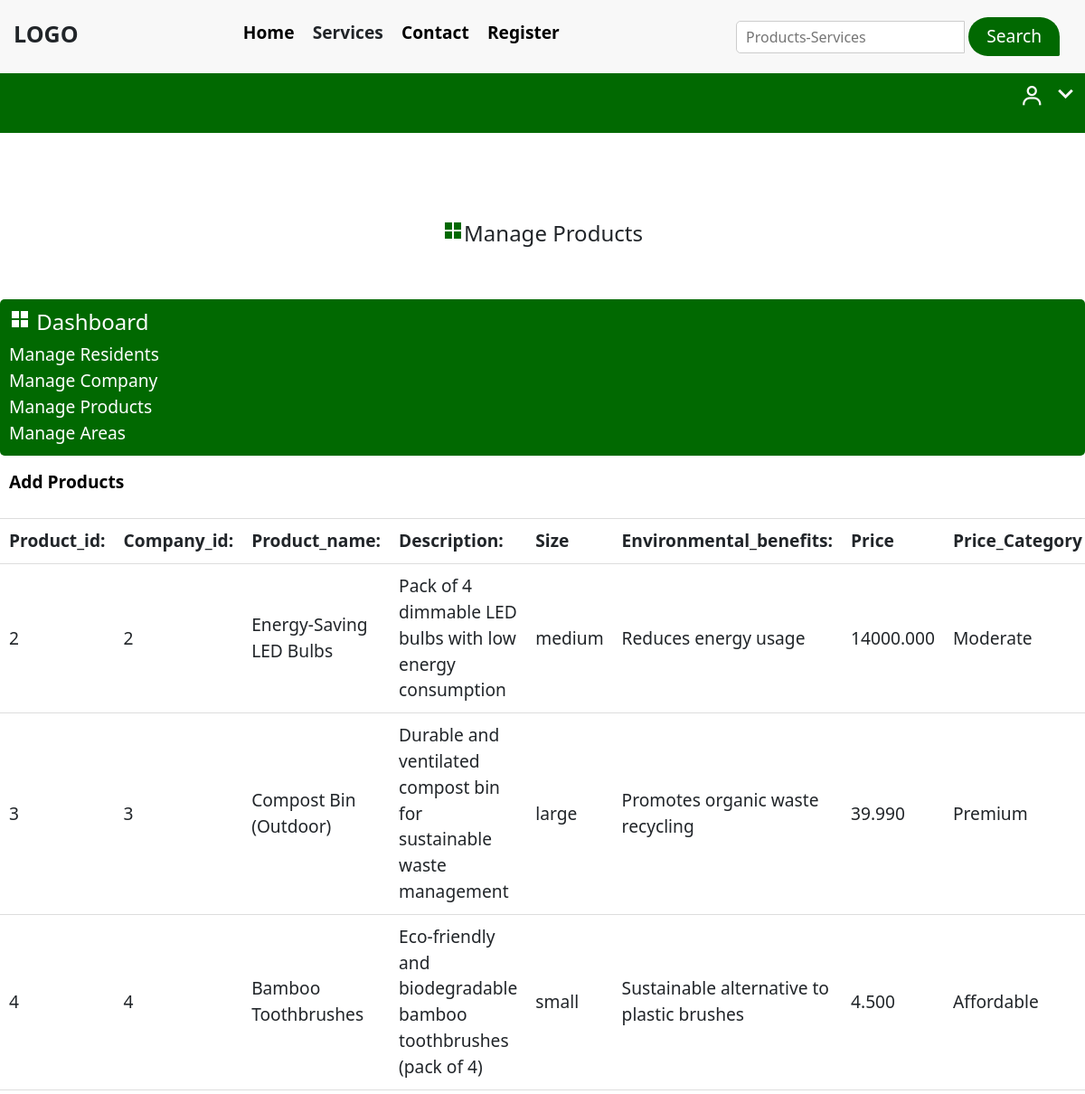
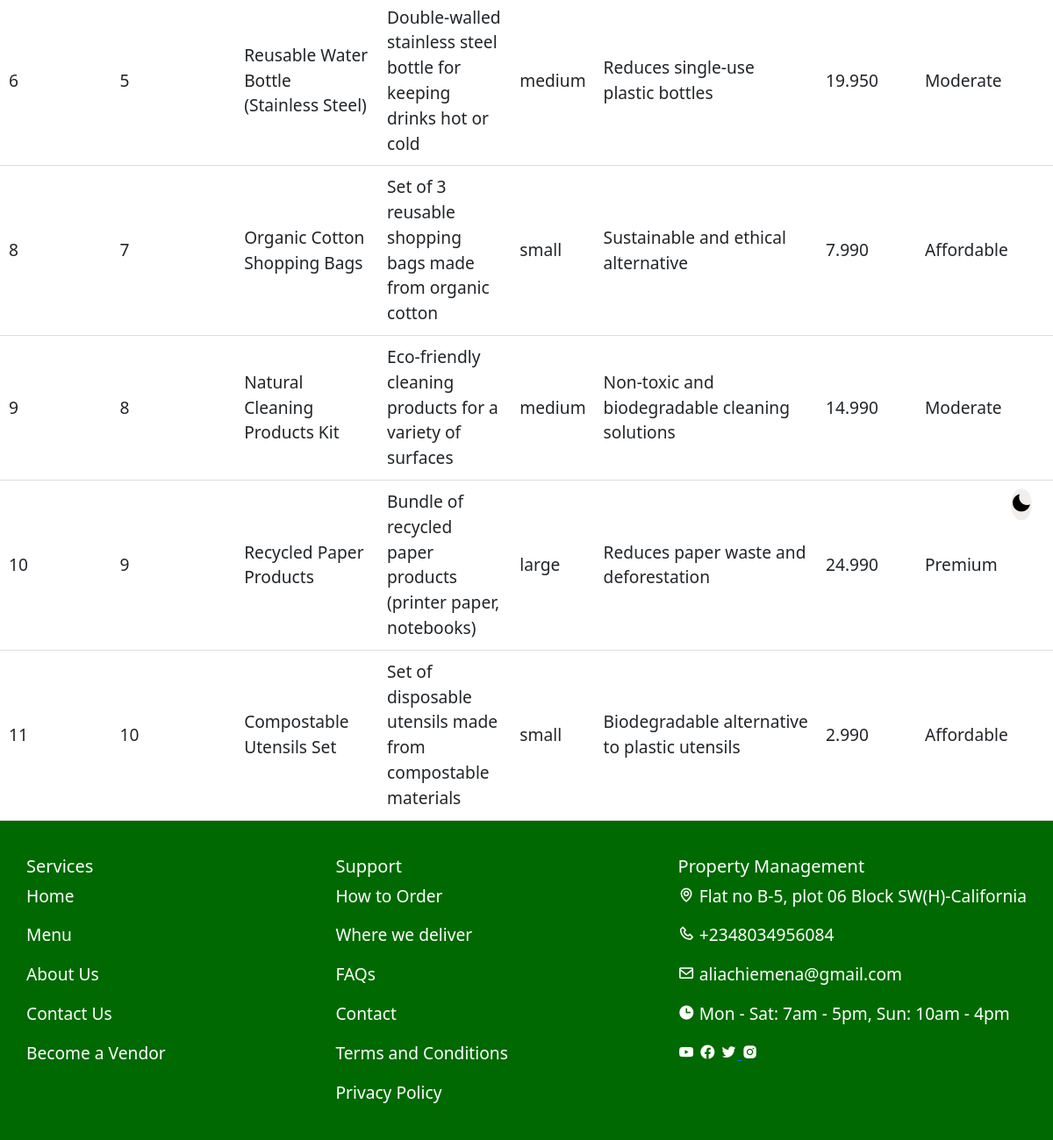
/manage_product.php, run on the app's committed database (2 pictures, top to bottom).
### tables this page shows
CREATE TABLE `products_services` (
  `Product_id` int(11) NOT NULL,
  `Company_id` int(11) NOT NULL,
  `Product_name` varchar(255) NOT NULL,
  `Description` text DEFAULT NULL,
  `Size` varchar(50) DEFAULT NULL,
  `Environmental_benefits` text DEFAULT NULL,
  `Price` decimal(12,3) NOT NULL,
  `Price_category` enum('Affordable','Moderate','Premium') DEFAULT NULL
);

### manage_product.php (the view, shortened to what this page needs)
<?php
require_once('nav.php');
$conn = db_connect();
?>
<!DOCTYPE html>
<html lang="en">
<head>
    <link href='https://unpkg.com/boxicons@2.1.4/css/boxicons.min.css' rel='stylesheet'>
    <link rel="stylesheet" href="https://cdn.jsdelivr.net/npm/bootstrap@5.3.3/dist/css/bootstrap.min.css"/>
    <link rel="stylesheet" href="Frontend/public/resident.css">
    <link rel="stylesheet" href="Frontend/public/index.css">
    <link rel="stylesheet" href="Frontend/public/dashboard.css">
</head>
<body>
        <div class="userLogin">
            <div class="logon">
                <p>
                    <i class='bx bx-user'></i><span class="username" id="username"> </span>
                    <span><i class='bx bx-chevron-down arrow_down' id="user_icon"></i></span>
                </p>
            </div>
        </div>
         <div class="container-fluid backgroundChanger">
            <button id="background" type="button"><i class='backgroundNew bx bxs-moon' ></i></button>
        </div>
        <div style="display: flex; justify-content: space-around; margin-top: 50px; margin-bottom: 50px;">
            <h4><span class="material-icons-sharp dashboard_icon"> grid_view </span>Manage Products</h4>
        </div>
        <div class="container_fluid dashboard_container">
            <div class="side_dashboard_container">
                <div id="sideNav" class="side_dashboard">
                    <h4><span class="material-icons-sharp dashboard_icon side_dashboard_icon"> grid_view </span> Dashboard</h4>
                </div>
                <div class="dashboard_items">
                    <div id="manage_residents" class="manage_residents dashboard_option" data-table="display_residents"><a href="manage_resident.php">Manage Residents</a></div>
                    <div id="manage_company" class="manage_company dashboard_option" data-table="display_company"><a href="manage_company.php">Manage Company</a></div>
                    <div id="manage_products" class="manage_products dashboard_option" data-table="display_products"><a href="#">Manage Products</a></div>
                    <div id="manage_areas" class="manage_areas dashboard_option" data-table="display_areas"><a href="manage_area.php">Manage Areas</a></div>
                </div>
            </div>
            <table id="display_residents" class="display_residents dashboard_table">
                <thead>
                    <tr>
                    <td colspan="8">
                        <p align="lef"> <a href="products.php"> Add Products</a> </p>
                    </td>
                    </tr>
                    <tr>
                        <th width="">Product_id:</th>
                        <th width="">Company_id:</th>
                        <th width="">Product_name:</th>
                        <th width="">Description:</th>
                        <th width="">Size</th>
                        <th width="">Environmental_benefits:</th>
                        <th width="">Price</th>
                        <th width="">Price_Category</th>
                    </tr>
                </thead>
                <?php
        $sql_query = "SELECT * FROM Products_services";
        $result = $conn->query($sql_query);
        if ($result->num_rows > 0) {
            while ($row = $result->fetch_assoc()) { ?>
                    <tr>
                        <td><?php echo $row['Product_id']; ?>
                        <td><?php echo $row['Company_id']; ?>
                        <td><?php echo $row['Product_name']; ?></td>
                        <td><?php echo $row['Description']; ?></td>
                        <td><?php echo $row['Size']; ?></td>
                        <td><?php echo $row['Environmental_benefits']; ?></td>
                        <td><?php echo $row['Price']; ?></td>
                        <td><?php echo $row['Price_category']; ?></td>
                    </tr>
                     <?php }
                } ?>
            </table>
        </div>
     <?php
require_once('footer.php');
?>
</body>
</html>

### Frontend/public/resident.css (style rules this page uses)
* { box-sizing: border-box; }
:root { --pink: rgb(240, 69, 43); --pinkAlt: rgb(199, 50, 27); --red: red; --green: rgb(86, 141, 51); --greenAlt: rgba(0, 129, 0, 0.945); --greentexiary: rgb(32, 150, 124); --blue: rgb(30, 144, 255); --sec_white: white; --sec_gray: rgb(248, 248, 248); --texiary_yellow: rgb(255, 238, 136); --texiary_brown: rgb(204, 187, 168); --milkcolor: rgb(241, 238, 236); --black: black; --grey: rgba(24, 23, 23, 0.301); --border-radius: 30px 30px 2px; --font-size: 1.2rem; }
div { font-size: var(--font-size); }
.backgroundChanger { cursor: pointer; position: sticky; text-align: end; padding-top: 10px; left: 95%; top: 70%; cursor: pointer; width: 30px; }
#background { font-size: 1.5rem; border-radius: 50%; border: none; background-color: var(--milkcolor); }

### Frontend/public/index.css (style rules this page uses)
:root { --pink: rgb(240, 69, 43); --pinkAlt: rgb(199, 50, 27); --green: rgb(86, 141, 51); --greenAlt: rgb(1, 105, 1); --greentexiary: rgb(32, 150, 124); --blue: rgb(30, 144, 255); --black: black; --sec_white: white; --sec_gray: rgb(248, 248, 248); --texiary_yellow: rgb(255, 238, 136); --texiary_brown: rgb(204, 187, 168); --border-radius: 30px 30px 2px; --font-size: 1.2rem; }
.userLogin { text-align: right; }
.logon { background-color: var(--greenAlt); color: var(--sec_gray); padding: 4px; }
.logon>p>i { font-size: 27px; }
.logon>p .username { font-size: 1.5rem; }
.arrow_down, .addUser { font-size: 35px; cursor: pointer; }
.container-fluid { margin-bottom: 35px; }

### navbar/navbar.css (style rules this page uses)
* { margin: 0; padding: 0; box-sizing: border-box; }
body { font-family: sans-serif; }
.backgroundChanger { position: sticky; text-align: end; padding-top: 10px; left: 95%; top: 70%; cursor: pointer; width: 30px; }

### Frontend/public/dashboard.css (style rules this page uses)
.side_dashboard_container { display: block; text-decoration: none; padding: 10px; margin-bottom: 5px; border-radius: 5px; cursor: pointer; color: var(--sec_white); background-color: var(--greenAlt); width: 100%; }
.dashboard_icon { color: var(--greenAlt); }
.side_dashboard_icon { color: var(--sec_white); }
.dashboard_items > div { transition: transform 0.3s ease; }
.dashboard_items a { text-decoration: none; color: var(--sec_white); }
.dashboard_container { width: 100%; overflow-x: auto; }
table { width: 100%; }
td>p>a { text-decoration: none; color: var(--black); font-weight: 600; }
th,td { padding: 10px; text-align: left; border-bottom: 1px solid #ddd; }

### data on the page
products_services: Product_id "2", Company "2", Product_name "Energy-Saving LED Bulbs", Description "Pack of 4 dimmable LED bulbs with low energy consumption", Size "medium", Environmental_benefits "Reduces energy usage", Price "14000.000", Price_category "Moderate"
products_services: Product_id "3", Company "3", Product_name "Compost Bin (Outdoor)", Description "Durable and ventilated compost bin for sustainable waste management", Size "large", Environmental_benefits "Promotes organic waste recycling", Price "39.990", Price_category "Premium"
products_services: Product_id "4", Company "4", Product_name "Bamboo Toothbrushes", Description "Eco-friendly and biodegradable bamboo toothbrushes (pack of 4)", Size "small", Environmental_benefits "Sustainable alternative to plastic brushes", Price "4.500", Price_category "Affordable"
products_services: Product_id "6", Company "5", Product_name "Reusable Water Bottle (Stainless Steel)", Description "Double-walled stainless steel bottle for keeping drinks hot or cold", Size "medium", Environmental_benefits "Reduces single-use plastic bottles", Price "19.950", Price_category "Moderate"
products_services: Product_id "8", Company "7", Product_name "Organic Cotton Shopping Bags", Description "Set of 3 reusable shopping bags made from organic cotton", Size "small", Environmental_benefits "Sustainable and ethical alternative", Price "7.990", Price_category "Affordable"
products_services: Product_id "9", Company "8", Product_name "Natural Cleaning Products Kit", Description "Eco-friendly cleaning products for a variety of surfaces", Size "medium", Environmental_benefits "Non-toxic and biodegradable cleaning solutions", Price "14.990", Price_category "Moderate"
products_services: Product_id "10", Company "9", Product_name "Recycled Paper Products", Description "Bundle of recycled paper products (printer paper, notebooks)", Size "large", Environmental_benefits "Reduces paper waste and deforestation", Price "24.990", Price_category "Premium"
products_services: Product_id "11", Company "10", Product_name "Compostable Utensils Set", Description "Set of disposable utensils made from compostable materials", Size "small", Environmental_benefits "Biodegradable alternative to plastic utensils", Price "2.990", Price_category "Affordable"
